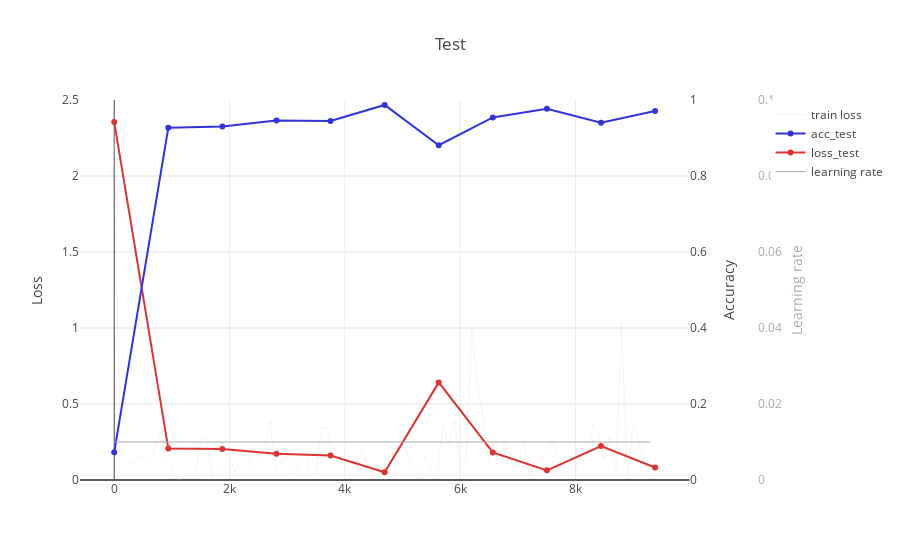

The code cell stored with this chart in its notebook:
### Code cell
trace1 = go.Scatter(x = df["#Iters"], y = df["TestLoss"],   name="loss_test", line = dict(color = ('#d33')))
trace2 = go.Scatter(x = df["#Iters"], y = df["TestAccuracy"],  name="acc_test", yaxis="y2",line = dict(color = ('#33d')))
trace3 = go.Scatter(x = df2["#Iters"], y = df2["TrainingLoss"],  mode='lines', name="train loss",
                   line = dict(color = ("rgba(255,200,200,0.5)"), width = 0.5))
trace4 = go.Scatter(x = df2["#Iters"], y = df2["LearningRate"],  name="learning rate", yaxis="y3",
                   line = dict(color = ('#aaa'), width = 1))
layout = go.Layout(
    title ="Test",
    xaxis=dict(
        domain=[0, 0.9]
    ),
    yaxis =dict(
        title="Loss",
        range=[0, 2.5]
    ),
    yaxis2=dict(
        title="Accuracy",
        overlaying="y",
        side="right",
        range=[0,1]
    ),
    yaxis3=dict(
        title='Learning rate',
        titlefont=dict(
            color='#aaa'
        ),
        tickfont=dict(
            color='#aaa'
        ),
        overlaying='y',
        side='right',
        range=[0,0.1],
        position=1
    )
)
fig = go.Figure(data=[trace3,trace2,trace1,trace4],layout=layout)
plotly.offline.iplot(fig)
